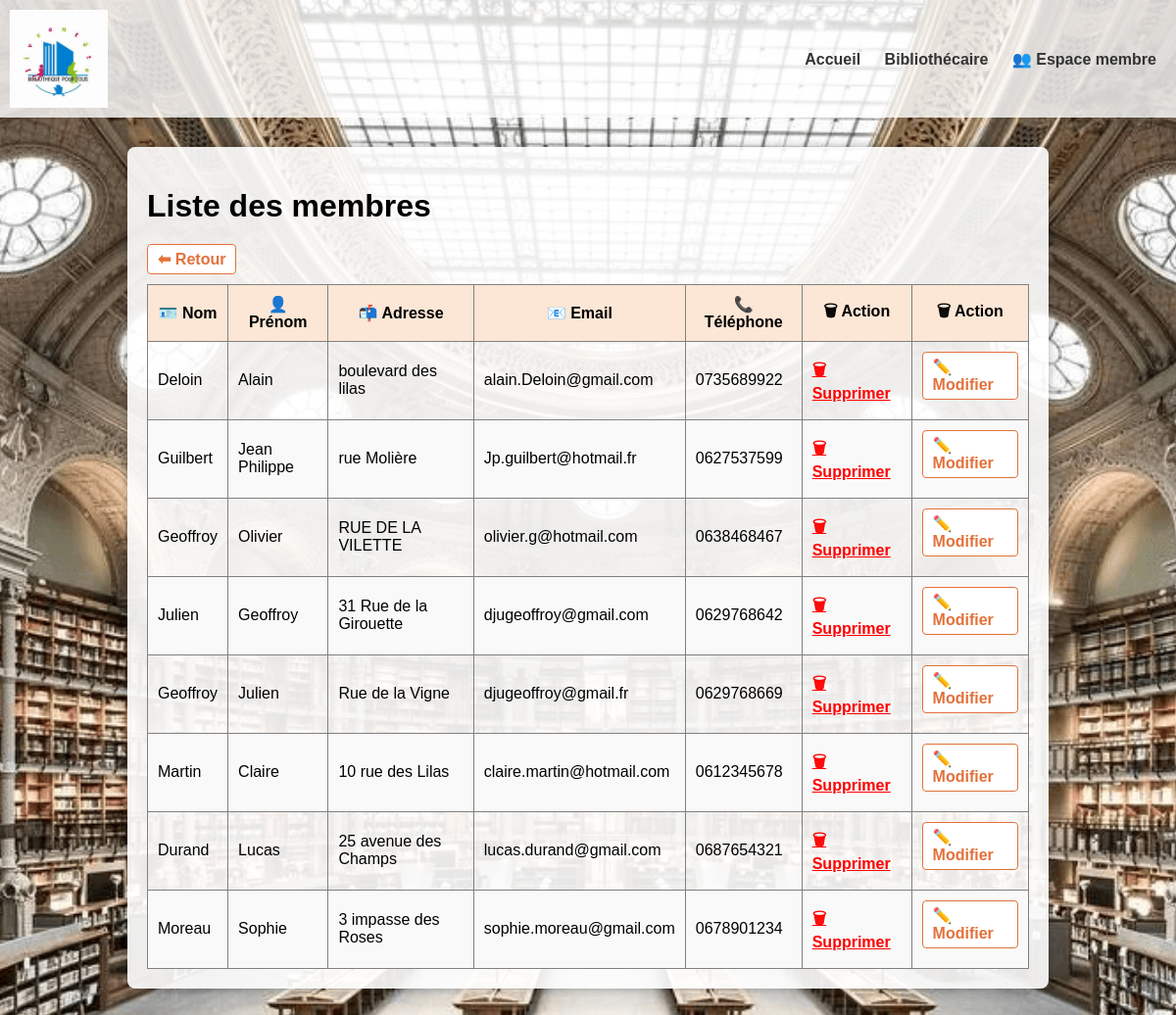
Screenshot of /bibliothecaire/emprunteurs/ with the database file from the repository.
### gestion_bibliothecaire/models.py (models this page shows, shortened)
class Emprunteur(models.Model):
    nom = models.CharField(max_length=100)
    prenom = models.CharField(max_length=100)
    adresse = models.TextField(max_length=255, blank=True)
    email = models.EmailField()
    telephone = models.CharField(max_length=20)
    bloque = models.BooleanField(default=False)

### gestion_bibliothecaire/views.py (the view)
# urls.py: path('emprunteurs/', views.liste_emprunteurs, name='emprunteurs'),
def liste_emprunteurs(request):
    emprunteurs = Emprunteur.objects.all()
    return render(request, 'gestion_bibliothecaire/emprunteurs.html', {'emprunteurs': emprunteurs})

### gestion_bibliothecaire/templates/gestion_bibliothecaire/emprunteurs.html (shortened to what this page needs)
<!DOCTYPE html>
<html lang="fr">
<head>
</head>
<body>
    {% extends 'base.html' %}
    {% block content %}
    <h1 style="margin-bottom: 20px;">Liste des membres</h1>
        <a href="{% url 'accueil' %}" class="btn-orange">⬅ Retour</a>
    <table border="1" cellpadding="10" cellspacing="0" style="width:100%; border-collapse: collapse;">
        <thead style="background-color: #fce6d5;">
            <tr>
                <th>🪪 Nom</th>
                <th>👤 Prénom</th>
                <th>📬 Adresse</th>
                <th>📧 Email</th>
                <th>📞 Téléphone</th>
                <th>🗑  Action</th>
                <th>🗑  Action</th>
            </tr>
        </thead>
        <tbody>
            {% for emprunteur in emprunteurs %}
            <tr>
                <td>{{ emprunteur.nom }}</td>
                <td>{{ emprunteur.prenom }}</td>
                <td>{{ emprunteur.adresse }}</td>
                <td>{{ emprunteur.email }}</td>
                <td>{{ emprunteur.telephone }}</td>
                <td>
                    <a href="{% url 'supprimer_emprunteur' emprunteur.id %}" style="color: red; font-weight: bold;" onclick="return confirm('Confirmer la suppression ?')">🗑 Supprimer</a>
                </td>
                <td>
                    <a href="{% url 'modifier_emprunteur' emprunteur.id %}" class="btn-orange">✏️ Modifier</a>
                </td>
            </tr>
            {% empty %}
            <tr>
                <td colspan="6" style="text-align: center;">Aucun membre trouvé.</td>
            </tr>
            {% endfor %}
        </tbody>
    </table>
    {% endblock %}

### gestion_bibliothecaire/templates/gestion_bibliothecaire/emprunteurs.html (style rules this page uses)
.btn-orange { background-color: white; border: 1px solid #e3713b; padding: 5px 10px; color: #e3713b; font-weight: bold; text-decoration: none; border-radius: 4px; display: inline-block; margin-bottom: 10px; }
table tr:nth-child(even) { background-color: #f9f9f9; }

### rows the page displays
Emprunteur: nom "Deloin", prenom "Alain", adresse "boulevard des lilas", email "alain.Deloin@gmail.com", telephone "0735689922"
Emprunteur: nom "Guilbert", prenom "Jean Philippe", adresse "rue Molière", email "Jp.guilbert@hotmail.fr", telephone "0627537599"
Emprunteur: nom "Geoffroy", prenom "Olivier", adresse "RUE DE LA VILETTE", email "olivier.g@hotmail.com", telephone "0638468467"
Emprunteur: nom "Julien", prenom "Geoffroy", adresse "31 Rue de la Girouette", email "djugeoffroy@gmail.com", telephone "0629768642"
Emprunteur: nom "Geoffroy", prenom "Julien", adresse "Rue de la Vigne", email "djugeoffroy@gmail.fr", telephone "0629768669"
Emprunteur: nom "Martin", prenom "Claire", adresse "10 rue des Lilas", email "claire.martin@hotmail.com", telephone "0612345678"
Emprunteur: nom "Durand", prenom "Lucas", adresse "25 avenue des Champs", email "lucas.durand@gmail.com", telephone "0687654321"
Emprunteur: nom "Moreau", prenom "Sophie", adresse "3 impasse des Roses", email "sophie.moreau@gmail.com", telephone "0678901234"
